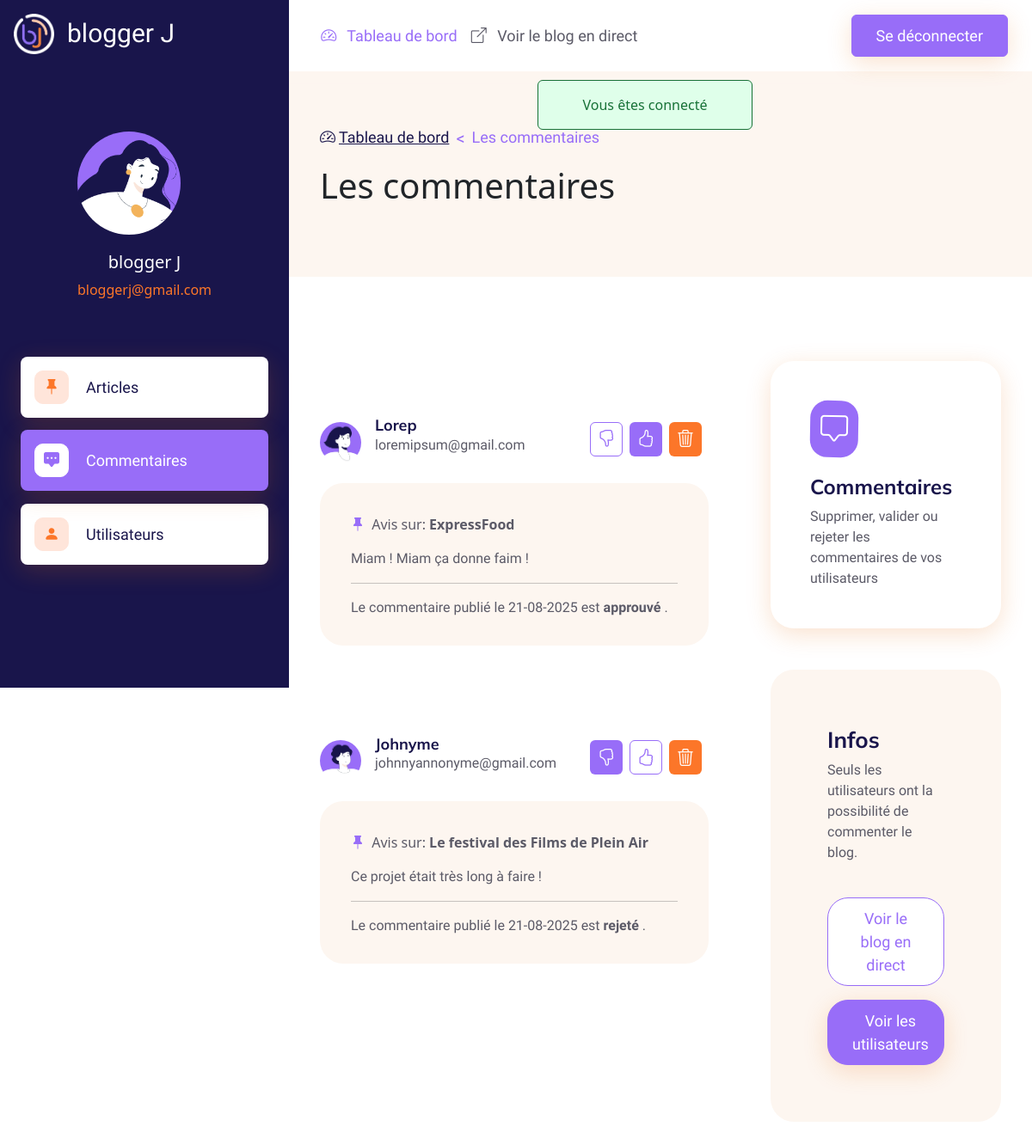
/index.php?action=comments (signed in), run on the app's committed database.
### tables this page shows
CREATE TABLE `comments` (
  `id` int NOT NULL AUTO_INCREMENT,
  `users_id` int NOT NULL,
  `posts_id` int NOT NULL,
  `avatar` longtext NOT NULL,
  `author` varchar(45) NOT NULL,
  `email` varchar(250) NOT NULL,
  `title` varchar(250) NOT NULL,
  `content` longtext NOT NULL,
  `created_at` datetime DEFAULT CURRENT_TIMESTAMP,
  `is_valid` tinyint(1) NOT NULL,
  `status` varchar(45) NOT NULL,
  PRIMARY KEY (`id`),
  KEY `users_id_idx` (`users_id`),
  KEY `comments_users_id_idx` (`posts_id`),
  CONSTRAINT `comments_posts_id` FOREIGN KEY (`posts_id`) REFERENCES `posts` (`id`) ON DELETE CASCADE ON UPDATE CASCADE,
  CONSTRAINT `comments_users_id` FOREIGN KEY (`users_id`) REFERENCES `users` (`id`) ON DELETE CASCADE ON UPDATE CASCADE
);

### src/controllers/CommentsController.php (called while the page is built, shortened)
<?php
class CommentsController
{
    public function comments(): void
    {
        $comment = new Comments();
        $comments = $comment->findAll();
        require('../templates/backend/comments/index.php');
    }
}

### public/index.php (called while the page is built, shortened)
<?php
$router = new Router();
$router->run();

### src/core/Auth.php (called while the page is built, shortened)
<?php
class Auth
{
    public static function get(string $name, string $key)
    {
        return isset($_SESSION[$name][$key]) ? $_SESSION[$name][$key] : null;
    }
}

### src/models/Comments.php (called while the page is built, shortened)
<?php
class Comments extends Model
{
    public function __construct(?array $data = null)
    {
        $this->table = 'comments';
    }
}

### src/core/Db.php (called while the page is built, shortened)
<?php
class Db extends PDO
{
    private static ?self $instance = null;
    private function __construct()
    {
        $_dsn = 'mysql:dbname=' . self::DBNAME . ';host=' . self::DBHOST;
    }
    public static function getInstance(): self
    {
        if (self::$instance === null) {
            self::$instance = new self();
        }
        return self::$instance;
    }
}

### src/models/Model.php (called while the page is built, shortened)
<?php
class Model extends Db
{
    protected string $table;
    public function findAll(): array
    {
        $query = $this->requete('SELECT * FROM ' . $this->table);
        return $query->fetchAll();
    }
    public function requete(string $sql, ?array $attributs = null): PDOStatement|false
    {
        $this->db = Db::getInstance();
        return $this->db->query($sql);
    }
}

### src/core/DateFormatter.php (called while the page is built, shortened)
<?php
class DateFormatter
{
    public static function enFrancais(string $datetime): string
    {
        $date = \DateTime::createFromFormat('Y-m-d H:i:s', $datetime);
        $locale = 'fr_FR';
        $formatter = new \IntlDateFormatter(
            $locale,
            \IntlDateFormatter::FULL,
            \IntlDateFormatter::SHORT,
            $date->getTimezone(),
            \IntlDateFormatter::GREGORIAN,
            "d-MM-yyyy"
        );
        $dateStr = $formatter->format($date);
        return $dateStr ?: 'Date invalide';
    }
}

### templates/backend/comments/index.php (the view, shortened to what this page needs)
<aside data-bs-theme="dark">
    <div id="componentsNav" class="offcanvas-lg offcanvas-start d-flex flex-column position-fixed top-0 start-0 vh-100 bg-dark border-end-lg" style="width: 21rem; z-index: 1045;">
        <div class="offcanvas-header d-none d-lg-flex justify-content-start">
            <a href="index.php?action=dashboard" class="navbar-brand text-dark d-none d-lg-flex py-0">
                <img src="images/logo-negatif.png" class="img-fluid" alt="Blogger">
                <span>blogger J</span>
            </a>
        </div>
        <div class="offcanvas-body w-100 p-4 ">
            <div class="list-group list-group-flush">
                <div class="d-table mx-auto spacing-col-padding-top-50 spacing-col-padding-bottom-50">
                    <img src="uploads/<?= htmlspecialchars(Auth::get('auth', 'image'), ENT_QUOTES, 'UTF-8'); ?>" class="d-block rounded-circle" width="120" alt="">
                    <div class="avatar-offcanvas">
                        <h5><?= htmlspecialchars(Auth::get('auth', 'username'), ENT_QUOTES, 'UTF-8'); ?></h5>
                        <p><?= htmlspecialchars(Auth::get('auth', 'email'), ENT_QUOTES, 'UTF-8'); ?></p>
                    </div>
                </div>
                <a href="index.php?action=posts" class="list-group-item list-group-item-action d-flex align-items-center">
                    <div class="box-icon-account">
                        <i class="bi bi-pin-fill"></i>
                    </div>
                    Articles
                </a>
                <div class="list-group-item list-group-item-action d-flex align-items-center active">
                    <div class="box-icon-account">
                        <i class="bi bi-chat-square-dots-fill"></i>
                    </div>
                    Commentaires
                </div>
                <a href="index.php?action=users" class="list-group-item list-group-item-action d-flex align-items-center ">
                    <div class="box-icon-account">
                        <i class="bi bi-person-fill"></i>
                    </div>
                    Utilisateurs
                </a>
            </div>
        </div>
    </div>
</aside>
<main>
    <section class="container-fluid bg-light-subtle px-xxl-5 px-lg-4 pt-4 pt-lg-5 pb-2 pb-lg-4">
        <nav class="container spacing-col-padding-top-50" aria-label="breadcrumb">
            <ol class="breadcrumb">
                <li class="breadcrumb-item">
                    <a class="breadcrumb-links" href="index.php?action=dashboard"><i class="bi bi-speedometer2 fs-lg me-1"></i>Tableau de bord</a>
                </li>
                <li class="breadcrumb-item active" aria-current="page">Les commentaires</li>
            </ol>
        </nav>
        <div class="container spacing-col-padding-bottom-50">
            <h1 class="title-dasboard">Les commentaires</h1>
        </div>
    </section>
    <section class="container-fluid px-xxl-5 px-lg-4 pt-4 pt-lg-5 pb-2 pb-lg-4 ">
        <div class="container spacing-col-padding-top-50 spacing-col-padding-bottom-50">
            <div class="row gy-4">
                <div class="col-lg-7">
                    <?php foreach ($comments as $comment): ?>
                        <div class="py-4">
                            <div class="d-flex flex-md-row flex-column align-items-md-center justify-content-md-between mb-3  spacing-content-padding-top-40">
                                <div class="d-flex align-items-center flex-wrap text-muted mb-md-0 mb-4">
                                    <div class="d-flex align-items-center me-3">
                                        <img src="uploads/<?= htmlspecialchars($comment->avatar, ENT_QUOTES, 'UTF-8') ?>" class="rounded-circle" width="48" alt="Avatar">
                                        <div class="ps-3">
                                            <h6 class="titre-h6 mb-0"><?= htmlspecialchars($comment->author, ENT_QUOTES, 'UTF-8') ?></h6>
                                            <p class="running-text"><?= htmlspecialchars($comment->email, ENT_QUOTES, 'UTF-8') ?></p>
                                        </div>
                                    </div>
                                </div>
                                <div class="d-flex align-items-center position-relative ps-md-3  mb-2">
                                    <div class="d-flex">
                                        <?php if ($comment->status  === "rejeté"): ?>
                                            <a href="" class="btn btn-icon-primary">
                                                <i class="bi bi-hand-thumbs-down"></i>
                                            </a>
                                        <?php else: ?>
                                            <a href="index.php?action=reject_comment&id=<?= (int) $comment->id ?>" class="btn btn-icon-outline-primary">
                                                <i class="bi bi-hand-thumbs-down"></i>
                                            </a>
                                        <?php endif; ?>
                                        <?php if ($comment->status  === "approuvé"): ?>
                                            <a href="" class="btn btn-icon-primary">
                                                <i class="bi bi-hand-thumbs-up"></i>
                                            </a>
                                        <?php else: ?>
                                            <a href="index.php?action=validate_comment&id=<?= (int) $comment->id ?>" class="btn btn-icon-outline-primary">
                                                <i class="bi bi-hand-thumbs-up"></i>
                                            </a>
                                        <?php endif; ?>
                                        <a href="index.php?action=delete_comment&id=<?= (int) $comment->id ?>" class="btn btn-icon-secondary">
                                            <i class="bi bi-trash3"></i>
                                        </a>
                                    </div>
                                </div>
                            </div>
                            <div class="card card-comment mb-3">
                                <div class="row g-0">
                                    <div class="col-md-12">
                                        <div class="card-body">
                                            <div class="d-flex flex-row bd-highlight mb-3">
                                                <div class="meta-comment bd-highlight">
                                                    <i class="bi bi-pin-fill fs-base me-1"></i>
                                                    <span class="fs-sm">Avis sur: <strong><?= htmlspecialchars($comment->title, ENT_QUOTES, 'UTF-8') ?></strong></span>
                                                </div>
                                            </div>
                                            <p class="running-text">
                                                <?= htmlspecialchars($comment->content, ENT_QUOTES, 'UTF-8') ?></p>
                                            <hr>
                                            <p class="running-text">Le commentaire publié le <?= DateFormatter::enFrancais($comment->created_at); ?> est <strong><?= htmlspecialchars($comment->status, ENT_QUOTES, 'UTF-8') ?> </strong>. </p>
                                        </div>
                                    </div>
                                </div>
                            </div>
                        </div>
                    <?php endforeach; ?>
                </div>
                <div class="col-lg-5 position-relative">
                    <div class="sticky-top ms-xl-5 ms-lg-4 ps-xxl-4" style="top: 105px !important;">
                        <div class="card card-light-shadow mb-5">
                            <div class="card-body pb-0">
                                <div class="d-table flex-shrink-0 icon-box">
                                    <i class="bi bi-chat-square"></i>
                                </div>
                                <h3 class="titre-h5 mt-0">Commentaires</h3>
                                <p class="running-text">Supprimer, valider ou rejeter les commentaires de vos utilisateurs</p>
                            </div>
                        </div>
                        <div class="card card-background">
                            <div class="card-body">
                                <h4 class="titre-h4">Infos</h4>
                                <p class="running-text pb-4 mb-0 mb-lg-3">Seuls les utilisateurs ont la possibilité de commenter le blog.
                                </p>
                                <a href="index.php?action=blog" class="d-grid gap-2 btn btn-outline-primary mb-3">
                                    Voir le blog en direct
                                </a>
                                <a href="index.php?action=users" class="d-grid gap-2 btn btn-primary">
                                    Voir les utilisateurs
                                </a>
                            </div>
                        </div>
                    </div>
                </div>
            </div>
        </div>
    </section>
</main>
<?php require('../templates/layout-backend.php') ?>

### data on the page
comments: avatar (picture), author "Lorep", email "loremipsum@gmail.com", title "ExpressFood", content "Miam ! Miam ça donne faim !", created_at "21-08-2025", status "approuvé"
comments: avatar (picture), author "Johnyme", email "johnnyannonyme@gmail.com", title "Le festival des Films de Plein Air", content "Ce projet était très long à faire !", created_at "21-08-2025", status "rejeté"

### other printed values
Auth::get('message', 'content') "Vous êtes connecté"
Auth::get('auth', 'username') "blogger J"
Auth::get('auth', 'email') "bloggerj@gmail.com"
